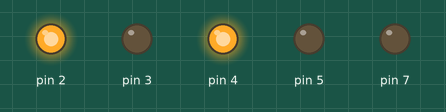
A sketch run on a simulated Arduino Uno, built with avr-gcc and run on an emulated ATmega328P. Parts: output pins drawn as LEDs (lit = HIGH).

Above: at 0.5 s.
At 1.5 s:
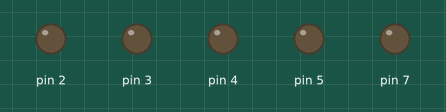
At 5.5 s:
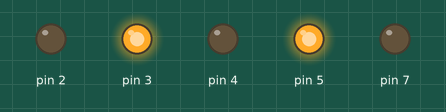
Timing chart, 0 to 6.9 s (numbered marks = the images above):
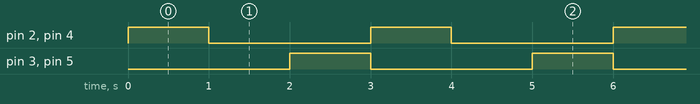

Measured:
- by itself, pin 2–5: alternates HIGH for 1.0 s and LOW for 2.0 s
- by itself, everything shown: repeats every 3.0 s, in 3 steps

The sketch:

RoboV1_3_funcoes_ino.ino
```cpp
void setup()
{
  pinMode(7, OUTPUT);
  pinMode(2, OUTPUT);
  pinMode(3, OUTPUT);
  pinMode(4, OUTPUT);
  pinMode(5, OUTPUT);
}

void loop()
{
reverse();
delay (1000);
parar();
delay(1000);
frente();
delay(1000);

}

void parar()
{
  digitalWrite(2, LOW);
  digitalWrite(3, LOW);
  digitalWrite(4, LOW);
  digitalWrite(5, LOW);
}

void frente()
{
  digitalWrite(2, LOW);
  digitalWrite(3, HIGH);
  digitalWrite(4, LOW);
  digitalWrite(5, HIGH);
}

void reverse()
{
   digitalWrite(3, LOW);
   digitalWrite(2, HIGH);
   digitalWrite(5, LOW);
   digitalWrite(4, HIGH);
}


void esquerda_fraco_M1()
{
   digitalWrite(2, LOW);
   digitalWrite(3, HIGH);
}
void direita_fraco_M2()
{
   digitalWrite(4, LOW);
   digitalWrite(5, HIGH);
}
void esquerda_forte_M1()
{
   digitalWrite(2, LOW);
   digitalWrite(3, HIGH);
   digitalWrite(5, LOW);
   digitalWrite(4, HIGH);
}
void direita_forte_M2()
{
   digitalWrite(4, LOW);
   digitalWrite(5, HIGH);
   digitalWrite(3, LOW);
   digitalWrite(2, HIGH);
}
void Parar_M1()
{
   digitalWrite(2, HIGH);
   digitalWrite(3, HIGH);
}
void Parar_M2()
{
   digitalWrite(4, HIGH);
   digitalWrite(5, HIGH);
}

void reverse_M1()
{
   digitalWrite(3, LOW);
   digitalWrite(2, HIGH);
}

void reverse_M2()
{
   digitalWrite(5, LOW);
   digitalWrite(4, HIGH);
}
```
